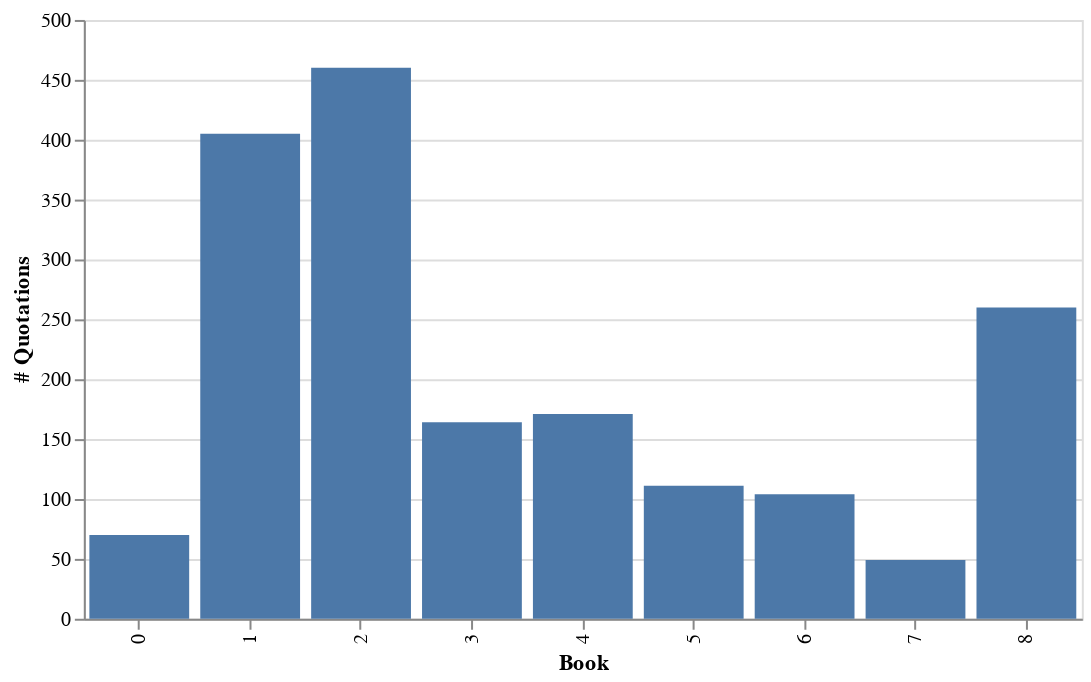

Source (notebook cell):
### Code cell
alt.Chart(quotationsPerBook).mark_bar().encode(x='Book:O', y='# Quotations:Q').properties(width=500)

### Figure 1 — Vega-Lite specification as saved in the notebook (floating-point values rounded to 4 significant figures)
{"$schema": "https://vega.github.io/schema/vega-lite/v2.6.0.json", "config": {"view": {"height": 300, "width": 400}}, "data": {"name": "data-7a489f9776e5c651505a84a5ef051e90"}, "datasets": {"data-7a489f9776e5c651505a84a5ef051e90": [{"# Quotations": 70, "Book": 0}, {"# Quotations": 405, "Book": 1}, {"# Quotations": 460, "Book": 2}, {"# Quotations": 164, "Book": 3}, {"# Quotations": 171, "Book": 4}, {"# Quotations": 111, "Book": 5}, {"# Quotations": 104, "Book": 6}, {"# Quotations": 49, "Book": 7}, {"# Quotations": 260, "Book": 8}]}, "encoding": {"x": {"field": "Book", "type": "ordinal"}, "y": {"field": "# Quotations", "type": "quantitative"}}, "mark": "bar", "width": 500}
